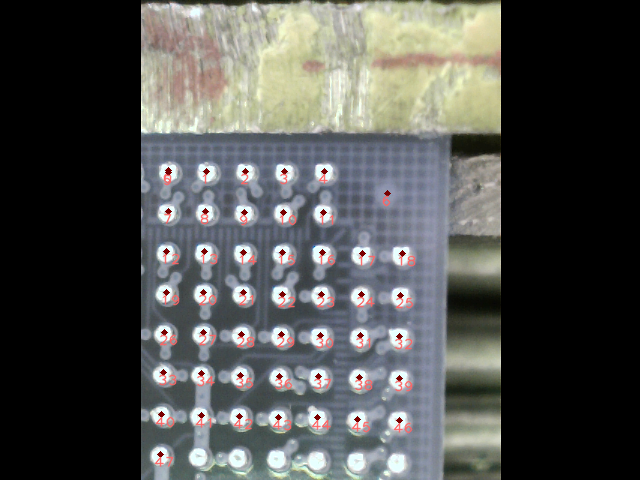
#> input picture 0_BallShear/img/package_analyzed.png, 640 x 480 px
$ python detecting_line.py   (Python 2 division)
#> lines starting #> are read from the running program, lines starting #| are printed output that depends on the picture; after the words box and inside, x2 and y2 are one past the last pixel; in counts of white or black regions, pixels touching at a corner belong together
import cv2
import numpy as np
import math
import csv
import sys
import Image

try:


    img_package = cv2.imread('../img/package_analyzed.png')
#> img_package is the input picture: shape (480, 640, 3); mean B, G, R 78.3, 80.4, 79.3
    csv_virtual = open('../data/vcoord.csv', 'r')
#> (reads 2_coordinates/vcoord.csv from the repository)
    csv_real = open('../data/rcoord.csv', 'w')

    #dimensions
    height, width, depth = img_package.shape
#> height = 480; width = 640; depth = 3

    #scaling
    rScale = 7.5            #equal to actual length of scale line
    vScale = 280 #0              #init value
    conversionFactor = 0    #init value

    #origin points
    rOrigin_x = 0
    rOrigin_y = 0
    vOrigin_x = 75 #0           #init value
    vOrigin_y = 75 #0           #init value

    #coordinates of solder balls
    rCoord_x = 0            #temporary placeholder
    rCoord_y = 0            #temporary placeholder

    #filtering
    h_low = 120
    s_low = 0
    v_low = 0
    h_high = 180
    s_high = 255
    v_high = 255

    hsv_lower = np.array([h_low, s_low, v_low])
    hsv_upper = np.array([h_high, s_high, v_high])


    #################################################
    # identifying scaling line
    #################################################
    # Convert BGR to HSV
    hsv = cv2.cvtColor(img_package, cv2.COLOR_BGR2HSV)
#> hsv: shape (480, 640, 3); mean H, S, V 41.6, 23.1, 85.8

    # Threshold the HSV image to get only blue colors
    mask = cv2.inRange(hsv, hsv_lower, hsv_upper)
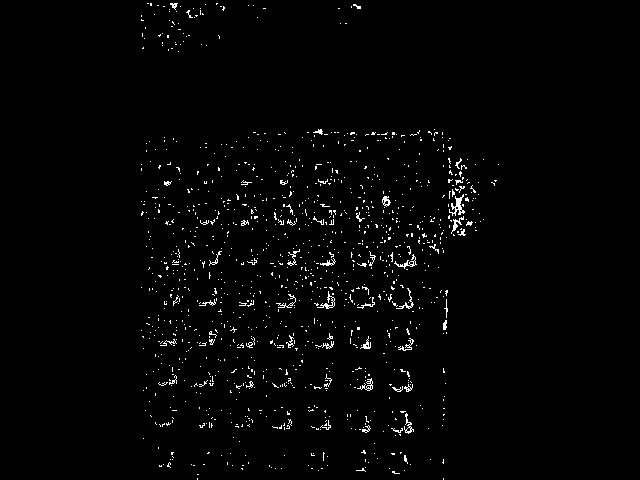
#> mask: shape (480, 640); 1.7% white in thin lines or dots, all inside (x1, y1, x2, y2) = (141, 3, 499, 480)

    # Bitwise-AND mask and original imagef
    img_filtered = cv2.bitwise_and(img_package,img_package, mask= mask)
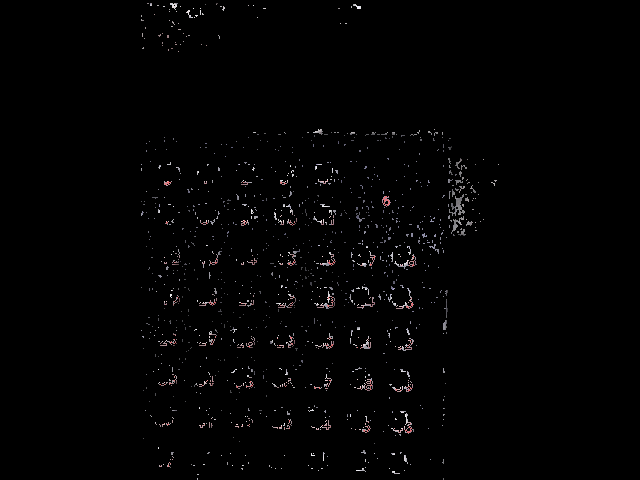
#> img_filtered: shape (480, 640, 3); mean B, G, R 2.5, 2.4, 2.6
    cv2.imwrite('../img/filtered.png',img_filtered)

    # HoughLines Stuff
    gray = cv2.cvtColor(img_filtered, cv2.COLOR_BGR2GRAY)
    edges = cv2.Canny(gray,50,150,apertureSize = 3)
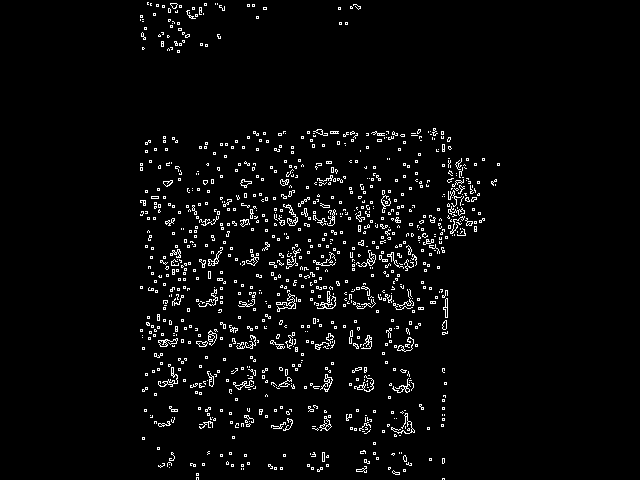
#> edges: shape (480, 640); 3.5% white in thin lines or dots, all inside (x1, y1, x2, y2) = (140, 2, 500, 480)

    cv2.imwrite('../img/filtered_gray.png',gray)

    pic = Image.open('../img/filtered_gray.png')
    width, height, = pic.size

    for y in range(70, 80):
        for x in range(70, 375):
            print "(", x, ",", y, "):", pic.getpixel( (x,y) ) #print "(", x, ",", y, "):", img_package[x,y], ",", gray[x,y]
        print ""
#> this loop made 10 passes
#> (printed output is left out)

    cv2.imwrite('../img/filtered_gray.png',gray)

    raw_input()

except Exception as ex:
    print ex
    raw_input()
